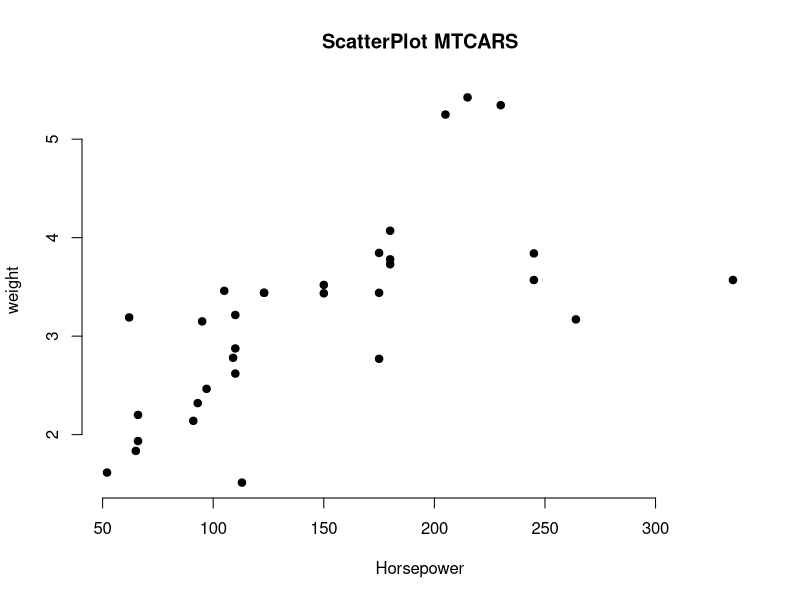

Source code (R):
data()

data("mtcars")
sapply(mtcars,class)
head(mtcars,2)
nrow(mtcars)
ncol(mtcars)
sum(mtcars$am==0)
sum(mtcars$am==1)
mtcars$high=ifelse(mtcars$am > mtcars$gear, "h",ifelse(mtcars$am<mtcars$gear,"g","a"))
head(mtcars,2)
x=mtcars$hp
y=mtcars$wt
plot(x,y,main="ScatterPlot MTCARS",xlab="Horsepower",ylab="weight",pch=19,frame=FALSE)
newmtc <- transform(mtcars,am=as.integer(am),vs=as.integer(vs),cyl=as.integer(cyl))
sapply(newmtc,class)
newmtc[(newmtc$cyl<5),]
